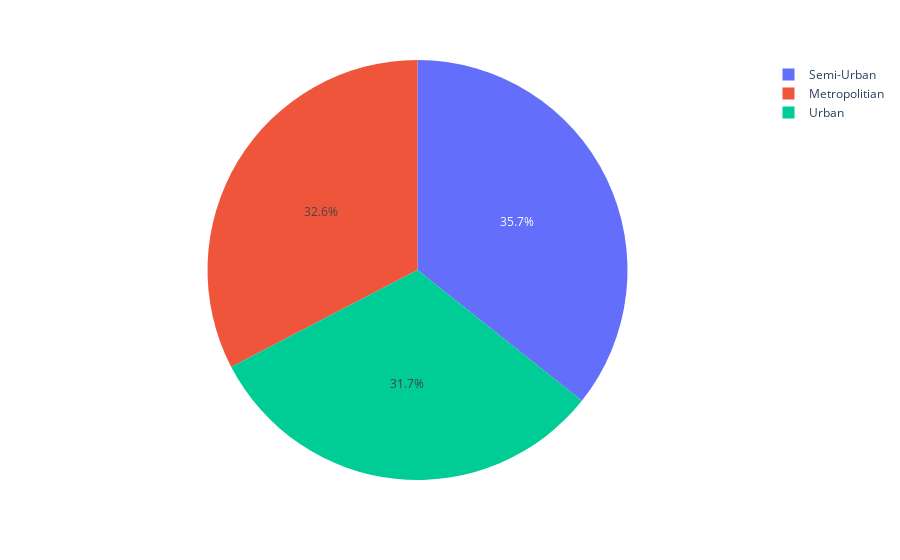

This figure's notebook cell:
### Markdown cell above
### 1. Desenhar um gráfico de pizza com a média de idade dos entregadores por cidade.

### Code cell
df_aux = df1.loc[:, ['Delivery_person_Age', 'City']].groupby(['City']).mean().reset_index()
px.pie(df_aux, values='Delivery_person_Age', names='City')

### Figure 1 — Plotly figure (JSON) as saved in the notebook; plotly's stock layout.template omitted (floating-point values rounded to 4 significant figures)
{"data": [{"domain": {"x": [0, 1], "y": [0, 1]}, "hovertemplate": "City=%{label}<br>Delivery_person_Age=%{value}<extra></extra>", "labels": ["Metropolitian", "Semi-Urban", "Urban"], "legendgroup": "", "name": "", "showlegend": true, "type": "pie", "values": [29.78, 32.57, 28.89]}], "layout": {"autosize": true, "legend": {"tracegroupgap": 0}, "margin": {"t": 60}}}
